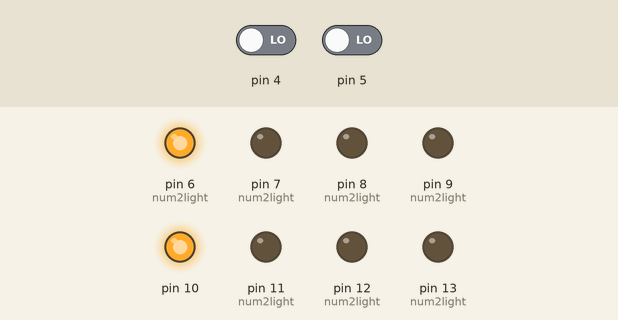
This sketch was run on a simulated Arduino Uno, built with avr-gcc and run on an emulated ATmega328P. Shown: output pins drawn as LEDs (lit = HIGH). Dashed ring = blinking. The test bench sets the inputs (shaded band); at power-on: pin 4 LOW, pin 5 LOW.

Above: at 1.2 s.
1.3 s: pin 4 driven HIGH
At 2.2 s:
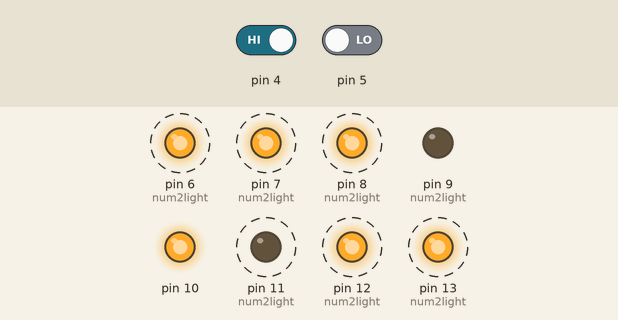
4.3 s: pin 5 driven HIGH
At 4.33 s:
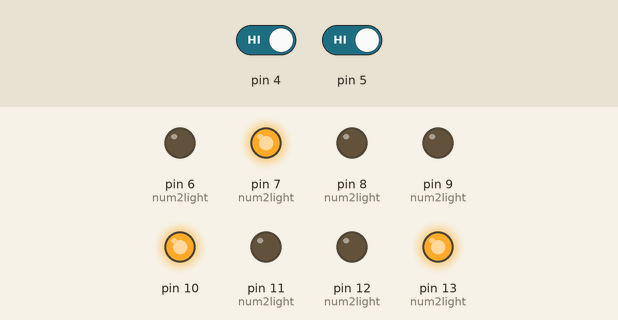
6.0 s: pin 5 driven LOW
9.0 s: pin 4 driven LOW
At 9.5 s:
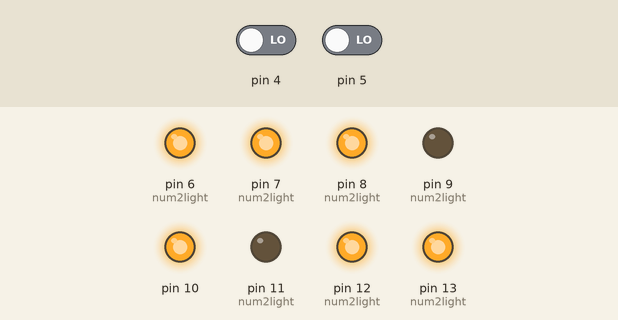
Timing chart, 0 to 11.5 s (numbered marks = the images above; inputs shaded):
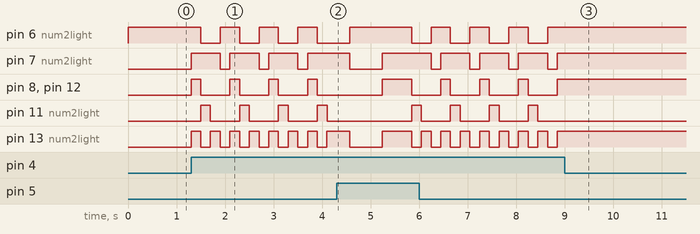

The sketch:

sendmult.ino
```cpp
#include <IRremote.h>
IRsend irsend;

// burstain
unsigned int powerOff[140] = {8780, 4360, 660, 1560, 680, 500, 660, 500, 660, 520, 640, 520, 660, 1580, 660, 500, 660, 500, 660, 520, 660, 500, 660, 520, 640, 1580, 660, 520, 660, 500, 660, 520, 660, 500, 660, 500, 660, 520, 660, 500, 660, 500, 660, 520, 660, 1580, 660, 500, 660, 1580, 660, 500, 660, 520, 640, 520, 660, 500, 660, 1580, 660, 500, 660, 1580, 660, 520, 640, 520, 660, 1580, 660, 500, 660, 19400, 640, 520, 660, 500, 660, 520, 660, 500, 660, 500, 660, 520, 660, 500, 660, 500, 660, 520, 660, 500, 660, 520, 660, 500, 660, 520, 660, 500, 660, 500, 660, 500, 660, 520, 660, 500, 660, 500, 680, 500, 660, 500, 660, 520, 640, 520, 660, 500, 660, 520, 660, 500, 720, 440, 660, 520, 660, 1580, 640, 1580, 660, 520, 660, 500, 660, };
unsigned int powerOn24[140] = {8780, 4340, 640, 1600, 640, 540, 640, 520, 640, 1580, 660, 540, 620, 1580, 660, 540, 620, 540, 640, 540, 620, 540, 640, 520, 640, 1580, 660, 520, 640, 540, 640, 520, 640, 540, 620, 540, 640, 520, 640, 520, 640, 540, 620, 540, 640, 1580, 660, 1580, 660, 1560, 660, 540, 620, 560, 620, 540, 640, 520, 640, 1580, 660, 520, 640, 1580, 660, 540, 620, 540, 640, 1560, 680, 520, 640, 19380, 660, 540, 640, 520, 640, 520, 640, 540, 640, 520, 640, 540, 620, 540, 640, 520, 640, 540, 620, 540, 620, 540, 640, 540, 620, 540, 640, 520, 640, 540, 620, 540, 640, 540, 620, 540, 640, 520, 640, 520, 640, 540, 640, 520, 640, 540, 620, 540, 640, 520, 640, 540, 620, 540, 640, 520, 640, 1580, 660, 1580, 660, 520, 640, 1580, 660, };
unsigned int powerOn20[140] = {8800, 4340, 640, 1600, 640, 520, 660, 520, 640, 1580, 660, 1580, 660, 520, 660, 1580, 660, 500, 660, 520, 660, 500, 660, 1580, 660, 520, 660, 500, 660, 500, 660, 520, 660, 500, 660, 520, 660, 500, 660, 520, 660, 500, 660, 520, 640, 1600, 640, 1600, 660, 1580, 660, 500, 660, 520, 640, 520, 660, 520, 660, 1560, 680, 500, 660, 1580, 660, 520, 640, 520, 660, 1580, 660, 500, 660, 19420, 660, 1580, 660, 500, 660, 520, 660, 500, 660, 520, 660, 500, 660, 520, 640, 520, 660, 500, 680, 500, 660, 500, 660, 520, 660, 500, 660, 1580, 660, 520, 660, 500, 660, 520, 640, 520, 660, 500, 660, 520, 660, 500, 660, 520, 660, 500, 660, 520, 640, 520, 660, 520, 640, 520, 660, 520, 640, 1600, 640, 520, 660, 500, 660, 1580, 660, };
unsigned int wind[140] = {8780, 4340, 660, 1580, 660, 1580, 660, 520, 640, 1580, 680, 500, 660, 500, 660, 520, 660, 500, 660, 520, 640, 1600, 660, 1580, 660, 500, 660, 520, 640, 520, 660, 500, 660, 520, 660, 500, 660, 520, 660, 500, 660, 520, 640, 520, 660, 1580, 660, 1580, 660, 520, 660, 500, 660, 500, 660, 520, 640, 520, 660, 1600, 640, 520, 660, 1580, 660, 500, 660, 520, 640, 1600, 660, 500, 660, 19420, 660, 500, 660, 520, 660, 500, 660, 520, 640, 520, 660, 500, 660, 520, 660, 500, 660, 520, 660, 500, 660, 520, 640, 520, 660, 520, 640, 1600, 640, 520, 660, 500, 660, 520, 660, 500, 660, 520, 660, 500, 660, 520, 640, 520, 660, 500, 660, 520, 660, 520, 640, 520, 660, 500, 660, 520, 640, 1600, 660, 500, 660, 1580, 660, 1580, 660, };

// sharshevski
//unsigned int shrOff[280] = {8760, 4340, 660, 1580, 660, 540, 620, 540, 640, 520, 640, 1580, 660, 1580, 660, 1580, 660, 540, 640, 520, 640, 540, 620, 540, 640, 1580, 660, 1580, 660, 1580, 660, 540, 620, 1600, 640, 1580, 660, 1580, 660, 520, 660, 540, 620, 540, 640, 1580, 660, 520, 640, 540, 640, 1580, 660, 520, 640, 540, 620, 540, 640, 1580, 660, 540, 620, 1580, 660, 540, 640, 540, 620, 1580, 660, 540, 620, 19420, 660, 1580, 660, 540, 640, 540, 620, 540, 620, 540, 640, 540, 620, 540, 640, 540, 620, 540, 640, 1580, 660, 520, 640, 540, 640, 520, 640, 1580, 660, 540, 640, 520, 640, 540, 620, 540, 640, 540, 620, 540, 620, 560, 620, 540, 640, 520, 640, 540, 620, 540, 660, 520, 660, 500, 660, 500, 660, 1560, 660, 540, 620, 560, 640, 1560, 660, 38880, 8800, 4300, 660, 1580, 660, 540, 620, 540, 640, 540, 640, 1580, 660, 1560, 680, 1560, 660, 540, 640, 540, 660, 500, 660, 500, 660, 1560, 660, 1580, 660, 1580, 660, 540, 660, 1560, 640, 1600, 640, 1600, 660, 520, 660, 520, 660, 500, 660, 1560, 680, 520, 660, 500, 660, 1560, 680, 520, 660, 500, 660, 520, 640, 520, 660, 1560, 680, 1560, 680, 520, 660, 500, 660, 1560, 680, 500, 660, 19400, 640, 540, 660, 1560, 680, 520, 660, 1540, 680, 520, 660, 1560, 680, 520, 660, 500, 660, 1560, 680, 1560, 680, 520, 660, 1540, 700, 500, 660, 520, 640, 520, 660, 520, 640, 520, 660, 500, 660, 520, 660, 500, 660, 520, 640, 520, 660, 500, 660, 520, 660, 500, 660, 1560, 680, 520, 660, 500, 660, 1560, 680, 520, 640, 520, 660, 1560, 680, };
//unsigned int shrCold[316] = {8780, 4340, 640, 1600, 660, 540, 620, 540, 640, 1580, 660, 1580, 640, 1600, 640, 1600, 640, 560, 620, 540, 640, 520, 640, 540, 620, 540, 640, 1580, 660, 1580, 660, 540, 620, 1600, 640, 1580, 660, 1580, 680, 520, 640, 540, 620, 540, 640, 1580, 660, 1580, 660, 540, 620, 1580, 660, 540, 640, 520, 640, 540, 620, 1600, 660, 540, 620, 1580, 660, 540, 640, 520, 640, 1580, 660, 540, 620, 19420, 660, 1580, 660, 540, 620, 540, 640, 540, 620, 540, 640, 540, 620, 540, 640, 540, 620, 540, 620, 1600, 640, 1600, 640, 540, 640, 540, 620, 1600, 640, 540, 640, 540, 620, 540, 640, 540, 620, 540, 640, 540, 620, 540, 640, 520, 660, 520, 660, 500, 660, 520, 640, 520, 660, 520, 660, 500, 660, 1560, 640, 560, 640, 520, 660, 1560, 660, 38880, 8780, 4320, 660, 1580, 660, 540, 620, 540, 620, 1600, 660, 1580, 660, 1580, 660, 1580, 660, 540, 620, 540, 660, 520, 660, 500, 660, 520, 640, 1560, 660, 1580, 660, 540, 660, 1560, 680, 1560, 680, 1560, 680, 500, 660, 520, 660, 500, 660, 1560, 680, 1560, 680, 520, 660, 1540, 680, 520, 660, 520, 660, 500, 660, 500, 680, 1540, 680, 1560, 680, 520, 660, 500, 660, 1560, 700, 500, 660, 19380, 680, 1560, 700, 500, 660, 500, 680, 1540, 680, 520, 660, 1560, 680, 500, 660, 520, 660, 1560, 680, 1560, 680, 500, 660, 1560, 680, 520, 640, 520, 660, 520, 660, 500, 660, 500, 680, 500, 660, 500, 660, 520, 640, 520, 660, 520, 660, 500, 660, 520, 640, 520, 660, 1560, 680, 520, 640, 520, 660, 1560, 680, 500, 660, 520, 660, 1560, 680, 62888, 5860, 2880, 660, 1580, 660, 540, 620, 1600, 640, 1600, 640, 1600, 660, 540, 620, 540, 640, 540, 620, 1580, 660, 540, 620, 1600, 640, 540, 640, 540, 620, 1580, 660, 540, 640, 1580, 660, };


// family on 25 cold
//unsigned short famOn25[198] = {5940, 7160, 560, 1580, 560, 1560, 560, 1580, 560, 1580, 560, 1580, 540, 1580, 560, 1580, 560, 1580, 560, 540, 580, 480, 560, 540, 580, 520, 560, 560, 520, 540, 560, 540, 560, 540, 600, 1540, 580, 1560, 580, 1540, 540, 1600, 540, 1600, 540, 1560, 560, 1580, 560, 1580, 540, 560, 560, 540, 580, 520, 520, 540, 580, 540, 560, 540, 580, 480, 560, 540, 560, 1580, 560, 1580, 560, 1560, 560, 1580, 560, 1580, 560, 1580, 540, 1580, 580, 1560, 580, 500, 540, 560, 560, 540, 560, 540, 580, 500, 540, 560, 540, 560, 540, 560, 520, 1600, 540, 540, 560, 1580, 560, 1560, 560, 1580, 560, 540, 580, 520, 540, 1600, 540, 540, 540, 1600, 540, 540, 560, 540, 540, 540, 560, 1580, 560, 1580, 560, 540, 540, 560, 580, 1560, 560, 1560, 540, 540, 560, 1560, 560, 560, 540, 1580, 560, 1580, 560, 1580, 540, 560, 520, 540, 580, 1560, 560, 540, 560, 1580, 540, 560, 520, 560, 540, 560, 560, 1560, 560, 540, 560, 1580, 580, 520, 540, 1580, 560, 540, 540, 560, 560, 1560, 560, 540, 540, 1600, 540, 540, 560, 1560, 580, 520, 560, 1580, 580, 1560, 580, 7140, 580, };
//unsigned short famOff[198] = {5940, 7180, 560, 1560, 560, 1580, 560, 1580, 560, 1580, 580, 1540, 540, 1600, 540, 1560, 560, 1580, 560, 540, 560, 540, 560, 540, 540, 540, 560, 540, 560, 540, 580, 520, 540, 540, 560, 1580, 560, 1560, 560, 1580, 560, 1580, 540, 1580, 560, 1580, 580, 1560, 580, 1560, 560, 500, 560, 560, 540, 560, 560, 540, 520, 540, 560, 540, 560, 540, 580, 500, 560, 1580, 560, 1580, 540, 1580, 560, 1580, 560, 1580, 560, 1560, 580, 1560, 560, 1580, 560, 540, 580, 500, 540, 560, 560, 540, 580, 520, 520, 540, 560, 540, 580, 540, 580, 1540, 580, 1560, 540, 1600, 520, 1620, 520, 1580, 560, 540, 560, 540, 560, 1580, 580, 520, 520, 540, 560, 540, 560, 560, 580, 480, 560, 1580, 560, 1580, 560, 540, 560, 540, 580, 1540, 580, 1560, 540, 540, 540, 1600, 540, 540, 580, 1560, 560, 1580, 560, 1580, 540, 560, 520, 560, 540, 1580, 560, 540, 560, 1580, 560, 540, 540, 540, 560, 540, 560, 1560, 560, 560, 580, 1540, 580, 500, 560, 1580, 540, 560, 560, 540, 560, 1560, 600, 480, 560, 1580, 560, 540, 560, 1580, 540, 560, 580, 1540, 600, 1540, 580, 7160, 540, };
//unsigned short fam23[198] = {5940, 7160, 560, 1560, 560, 1580, 580, 1560, 580, 1560, 520, 1580, 560, 1580, 560, 1580, 560, 1560, 560, 540, 560, 540, 540, 540, 580, 520, 560, 540, 580, 500, 560, 540, 560, 540, 560, 1580, 580, 1560, 580, 1540, 540, 1580, 560, 1580, 540, 1580, 560, 1580, 560, 1580, 560, 540, 560, 540, 520, 560, 560, 540, 560, 540, 580, 500, 560, 540, 540, 560, 540, 1600, 540, 540, 540, 1580, 560, 1580, 540, 1580, 560, 1580, 560, 1580, 560, 1580, 540, 560, 580, 1540, 600, 480, 560, 540, 560, 540, 600, 480, 560, 540, 560, 540, 560, 1580, 560, 540, 540, 1560, 560, 1580, 560, 1580, 540, 560, 560, 540, 580, 1560, 580, 500, 540, 1580, 560, 540, 560, 540, 600, 480, 560, 1580, 560, 1580, 540, 560, 540, 560, 580, 480, 560, 540, 560, 1580, 560, 1580, 560, 540, 580, 1560, 580, 1540, 580, 1560, 540, 1560, 580, 1560, 560, 540, 560, 540, 580, 1560, 580, 500, 560, 540, 560, 540, 560, 1580, 540, 560, 520, 1580, 560, 540, 560, 1580, 560, 540, 560, 540, 520, 1600, 540, 540, 560, 1580, 560, 540, 600, 1540, 580, 500, 540, 1600, 540, 1580, 560, 7180, 560, };


int elem=140;

const int NUMBERS = 4;
int num2light[NUMBERS][8]=
{ {8,9,11,12,13,7,-1},
{9,11,-1},
{8,9,6,13,12,-1},
{8,9,6,11,12,-1},

};


void setup()
{
  pinMode(3, INPUT);
	pinMode(4, INPUT);
	pinMode(5, INPUT);
  for (int i=6;i<=13;++i)
  {
     pinMode(i, OUTPUT);
  }

 printNum(0);

}
 int num = 0;
 void printNum(int num)
 {
  for (int i=6;i<=13;++i)
  {

    digitalWrite(i,HIGH);
  }

  for (int val=0;num2light[num][val]!=-1;++val)
  {
     digitalWrite(num2light[num][val],LOW);
  }

 }
void loop()
 {
		if (digitalRead(4))
		{
			num=(num+1)%NUMBERS;
      printNum(num);
      delay(200);
		}
    if (digitalRead(5))
    {

      {
      switch (num)
      {
        case 0 : irsend.sendRaw(powerOff,140,38);
         case 1 : irsend.sendRaw(powerOn24,140,38);
        case 2 : irsend.sendRaw(powerOn20,140,38);
        case 3 : irsend.sendRaw(wind,140,38);

    //   case 4 : irsend.sendRaw(shrOff,280,38);
    //   case 5 : irsend.sendRaw(shrCold,316,38);

     //  case 6 : irsend.sendRaw(famOn25,198,38);
   //  case 7 : irsend.sendRaw(famOff,198,38);
   //  case 8 : irsend.sendRaw(fam23,198,38);

      }
      }
      delay(200);
    }


}
```

Measured:
- after the input at 1.3 s, pin 6 (num2light): alternates HIGH for 0.40 s and LOW for 0.40 s, starting after 0.20 s; pin 7 (num2light): alternates HIGH for 0.60 s and LOW for 0.20 s, starting at once
- after the input at 9.0 s, pin 6 (num2light), pin 7 (num2light), pin 8 (num2light), pin 12 (num2light), pin 13 (num2light): stops changing and stays HIGH; pin 11 (num2light): stops changing and stays LOW
